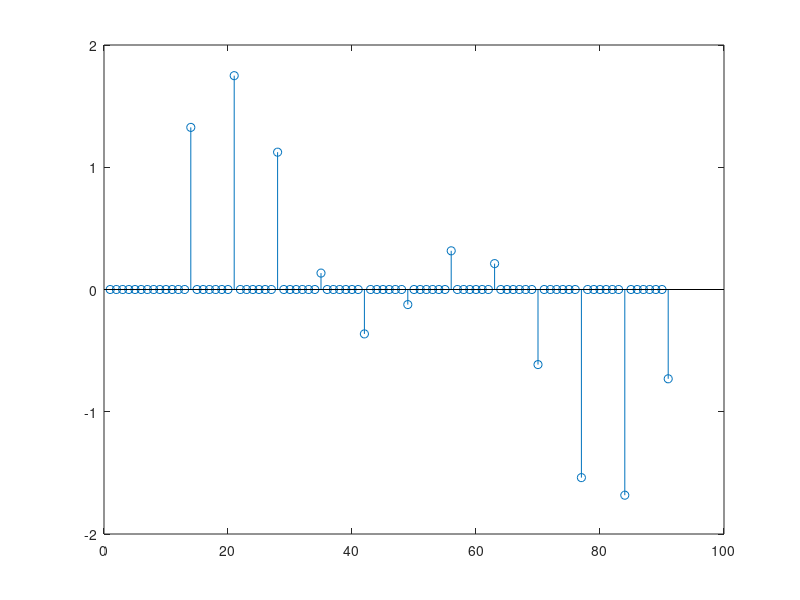
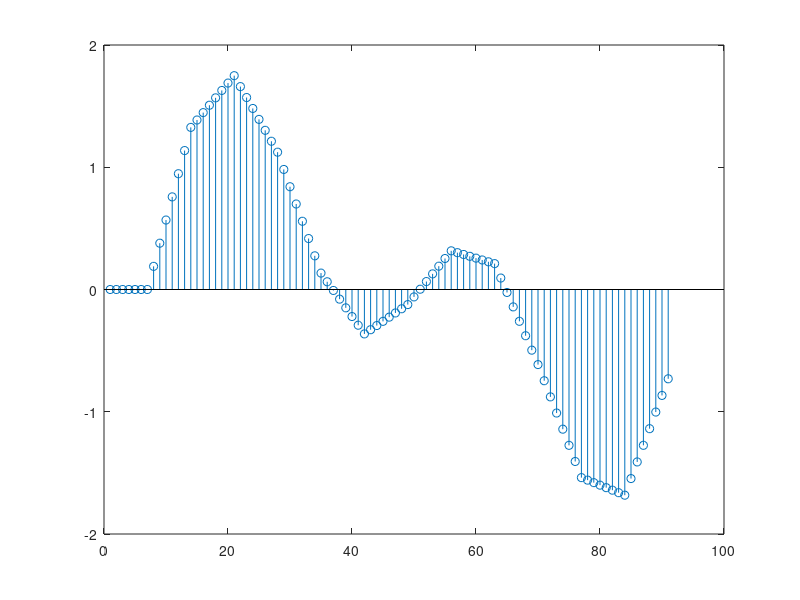

Here is the MATLAB script that generated these plots, in order:
% x= [1,2,3,4,5,6];
load ("q2_1.mat")
M =7;
y = zeros(M*length(x),1);
y(1)= 0;
for nn = 2:length(y)
    if mod(nn, M) == 0
        y(nn) = x(nn/M);
    end
end
figure(1)
stem(y);
hold on;
for nn = 2:length(y)
    if mod(nn, M) ~= 0
        prev_index = floor((nn) / M) * M ;
        next_index = ceil((nn) / M) * M ;
        if prev_index < 1
            prev_index = 1;
        end
        if next_index > length(y)
            next_index = length(y);
        end
        y(nn) = y(prev_index) + (y(next_index) - y(prev_index)) * (mod(nn, M) / M);
    end
end
figure(2)
stem(y);
hold on;